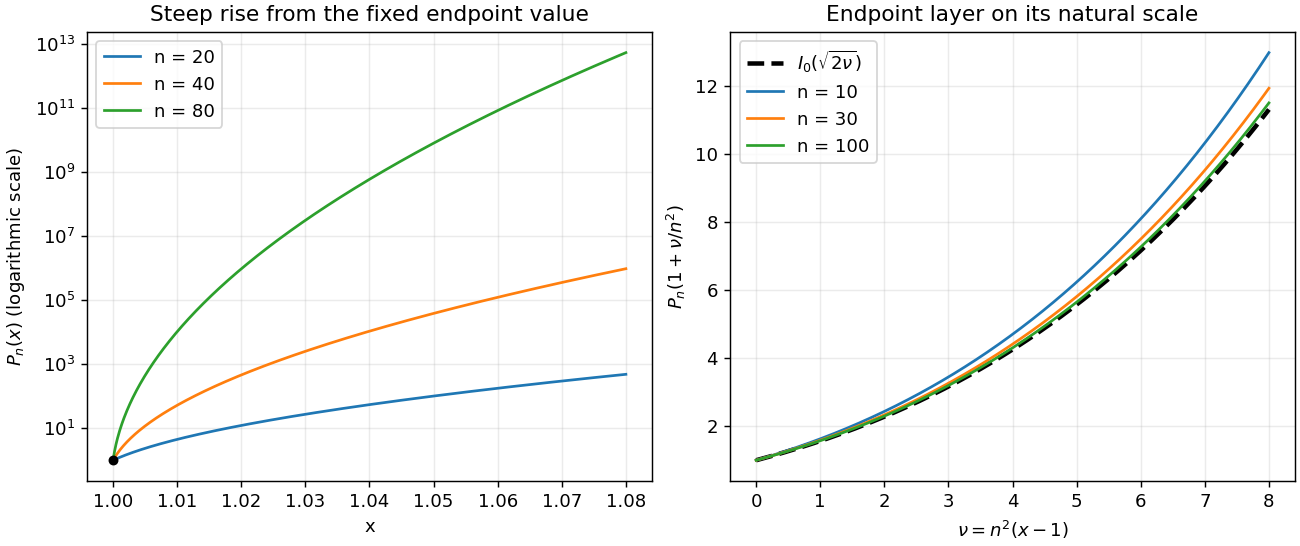

Generate this figure with Python:
"""Legendre endpoint sketch. Python 3.14, NumPy 2.3.5, Matplotlib 3.10.7.
Writes paper-82-legendre-asymptotics.png to caller CWD; preserves MPLCONFIGDIR.
"""
import os
import tempfile
os.environ.setdefault('MPLCONFIGDIR', tempfile.gettempdir() + '/codex-wiki-matplotlib')
import matplotlib
matplotlib.use('Agg')
import matplotlib.pyplot as plt
import numpy as np


def legendre(n, x):
    coefficients = np.zeros(n + 1)
    coefficients[n] = 1
    return np.polynomial.legendre.legval(x, coefficients)


def main():
    fig, axes = plt.subplots(1, 2, figsize=(10, 4.2), constrained_layout=True)
    x = np.linspace(1, 1.08, 700)
    for n in (20, 40, 80):
        axes[0].semilogy(x, legendre(n, x), label=f'n = {n}')
    axes[0].set(xlabel='x', ylabel=r'$P_n(x)$ (logarithmic scale)', title='Steep rise from the fixed endpoint value')
    axes[0].scatter([1], [1], color='black', s=20, zorder=5)
    axes[0].legend()
    nu = np.linspace(0, 8, 500)
    axes[1].plot(nu, np.i0(np.sqrt(2 * nu)), 'k--', lw=2.5, label=r'$I_0(\sqrt{2\nu})$')
    for n in (10, 30, 100):
        axes[1].plot(nu, legendre(n, 1 + nu / n**2), lw=1.5, label=f'n = {n}')
    axes[1].set(xlabel=r'$\nu=n^2(x-1)$', ylabel=r'$P_n(1+\nu/n^2)$', title='Endpoint layer on its natural scale')
    axes[1].legend()
    for ax in axes:
        ax.grid(alpha=.25)
    fig.savefig('paper-82-legendre-asymptotics.png', dpi=130, facecolor='white', transparent=False)
    plt.close(fig)


if __name__ == '__main__':
    main()
